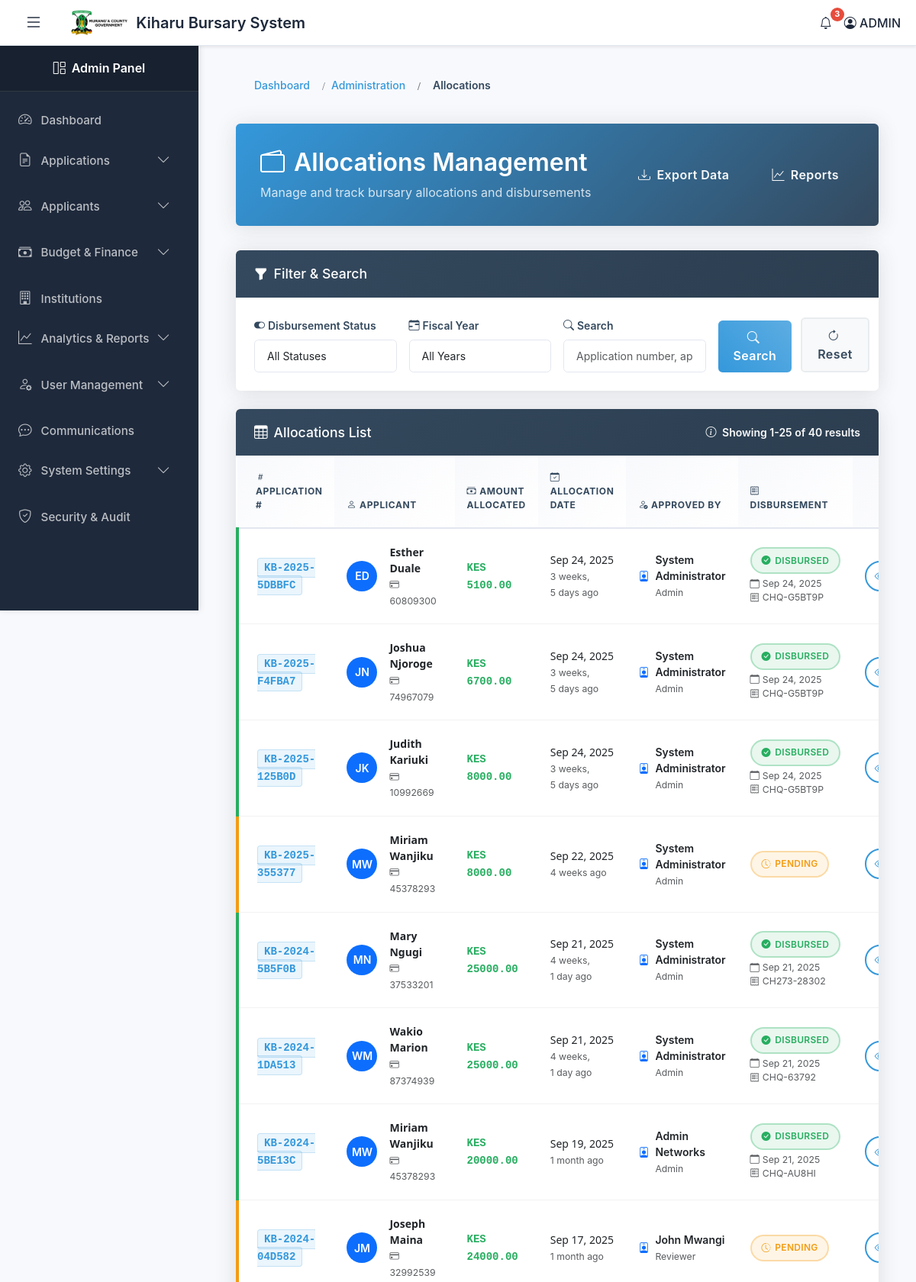
Page /allocations/ (signed in, upper part) on the committed database.
### kiharu_system/models.py (models this page shows, shortened)
class Allocation(models.Model):
    application = models.OneToOneField(Application, on_delete=models.CASCADE, related_name='allocation')
    amount_allocated = models.DecimalField(max_digits=10, decimal_places=2)
    allocation_date = models.DateField(auto_now_add=True)
    approved_by = models.ForeignKey(User, on_delete=models.SET_NULL, null=True, related_name='approvals')
    cheque_number = models.CharField(max_length=50, blank=True, null=True)
    is_disbursed = models.BooleanField(default=False)
    disbursement_date = models.DateField(blank=True, null=True)
    disbursed_by = models.ForeignKey(User, on_delete=models.SET_NULL, null=True, related_name='disbursements')
    remarks = models.TextField(blank=True, null=True)

class Application(models.Model):
    APPLICATION_STATUS = (
        ('draft', 'Draft'),
        ('submitted', 'Submitted'),
        ('under_review', 'Under Review'),
        ('approved', 'Approved'),
        ('rejected', 'Rejected'),
        ('disbursed', 'Disbursed'),
    )
    application_number = models.CharField(max_length=20, unique=True, editable=False)
    applicant = models.ForeignKey(Applicant, on_delete=models.CASCADE, related_name='applications')
    fiscal_year = models.ForeignKey(FiscalYear, on_delete=models.CASCADE)
    bursary_category = models.ForeignKey(BursaryCategory, on_delete=models.CASCADE)
    institution = models.ForeignKey(Institution, on_delete=models.CASCADE)
    status = models.CharField(max_length=20, choices=APPLICATION_STATUS, default='draft')
    admission_number = models.CharField(max_length=100)
    year_of_study = models.PositiveIntegerField()
    course_name = models.CharField(max_length=200, blank=True, null=True)  # For college/university
    expected_completion_date = models.DateField()
    total_fees_payable = models.DecimalField(max_digits=10, decimal_places=2)
    fees_paid = models.DecimalField(max_digits=10, decimal_places=2)
    fees_balance = models.DecimalField(max_digits=10, decimal_places=2)
    amount_requested = models.DecimalField(max_digits=10, decimal_places=2)
    other_bursaries = models.BooleanField(default=False)
    other_bursaries_amount = models.DecimalField(max_digits=10, decimal_places=2, default=0)
    other_bursaries_source = models.CharField(max_length=200, blank=True, null=True)
    is_orphan = models.BooleanField(default=False)
    is_disabled = models.BooleanField(default=False)
    has_chronic_illness = models.BooleanField(default=False)
    chronic_illness_description = models.TextField(blank=True, null=True)
    date_submitted = models.DateTimeField(auto_now_add=True)
    last_updated = models.DateTimeField(auto_now=True)
    previous_allocation = models.BooleanField(default=False)
    previous_allocation_year = models.CharField(max_length=20, blank=True, null=True)
    previous_allocation_amount = models.DecimalField(max_digits=10, decimal_places=2, default=0)

class Applicant(models.Model):
    GENDER_CHOICES = (
        ('M', 'Male'),
        ('F', 'Female'),
    )
    user = models.OneToOneField(User, on_delete=models.CASCADE, related_name='applicant_profile')
    gender = models.CharField(max_length=1, choices=GENDER_CHOICES)
    date_of_birth = models.DateField()
    id_number = models.CharField(max_length=20, unique=True)
    ward = models.ForeignKey(Ward, on_delete=models.SET_NULL, null=True, related_name='residents')
    location = models.ForeignKey(Location, on_delete=models.SET_NULL, null=True)
    sublocation = models.ForeignKey(SubLocation, on_delete=models.SET_NULL, null=True)
    village = models.ForeignKey(Village, on_delete=models.SET_NULL, null=True)
    physical_address = models.TextField()
    postal_address = models.CharField(max_length=100, blank=True, null=True)
    special_needs = models.BooleanField(default=False)
    special_needs_description = models.TextField(blank=True, null=True)
    profile_picture = models.ImageField(upload_to='profile_pics/', default='profile_pics/default.png', blank=True,null=True)

class User(AbstractUser):
    USER_TYPES = (
        ('applicant', 'Applicant'),
        ('admin', 'Administrator'),
        ('reviewer', 'Application Reviewer'),
        ('finance', 'Finance Officer'),
    )
    user_type = models.CharField(max_length=20, choices=USER_TYPES, default='applicant')
    id_number = models.CharField(max_length=20, unique=True, null=True, blank=True)
    phone_regex = RegexValidator(
        regex=r'^\+254\d{9}$',
        message="Phone number must be entered in the format: '+254XXXXXXXXX'. Exactly 12 digits including country code."
    )
    phone_number = models.CharField(validators=[phone_regex], max_length=17, blank=True)

### kiharu_system/views.py (the view)
# urls.py: path('allocations/', views.allocation_list, name='allocation_list'),
@login_required
@user_passes_test(is_admin)
def allocation_list(request):
    allocations = Allocation.objects.all()\
    .select_related('application__applicant__user', 'approved_by')\
    .order_by('-allocation_date')
    disbursed = request.GET.get('disbursed')
    if disbursed == 'true':
        allocations = allocations.filter(is_disbursed=True)
    elif disbursed == 'false':
        allocations = allocations.filter(is_disbursed=False)
    paginator = Paginator(allocations, 25)
    page_number = request.GET.get('page')
    page_obj = paginator.get_page(page_number)
    context = {
        'page_obj': page_obj,
        'current_disbursed': disbursed,
    }
    return render(request, 'admin/allocation_list.html', context)

### templates/admin/allocation_list.html (shortened to what this page needs)
{% extends 'admin_base.html' %}
{% load static %}
{% block content %}
<link rel="stylesheet" href="{% static 'css/admin/allocation_list.css' %}">
<div class="container-fluid px-4">
    <div class="breadcrumb-container">
        <nav aria-label="breadcrumb">
            <ol class="breadcrumb">
                <li class="breadcrumb-item">
                    <a href="{% url 'admin_dashboard' %}">
                        Dashboard
                    </a>
                </li>
                <li class="breadcrumb-item">
                    <a href="#">
                        Administration
                    </a>
                </li>
                <li class="breadcrumb-item active" aria-current="page">
                    Allocations
                </li>
            </ol>
        </nav>
    </div>
    <div class="page-header">
        <div class="d-flex justify-content-between align-items-center">
            <div>
                <h2>
                    <i class="bi bi-wallet2"></i>
                    Allocations Management
                </h2>
                <p class="page-subtitle">
                    Manage and track bursary allocations and disbursements
                </p>
            </div>
            <div class="d-flex gap-3">
                <button class="btn btn-outline-light" onclick="exportData()">
                    <i class="bi bi-download me-2"></i>Export Data
                </button>
                <a href="#" class="btn btn-outline-light">
                    <i class="bi bi-graph-up me-2"></i>Reports
                </a>
            </div>
        </div>
    </div>
    <div class="card mb-4">
        <div class="card-header">
            <h5 class="card-title">
                <i class="bi bi-funnel-fill"></i>Filter & Search
            </h5>
        </div>
        <div class="card-body">
            <form method="get" class="row g-3 align-items-end">
                <div class="col-md-3">
                    <label for="disbursed" class="form-label">
                        <i class="bi bi-toggle-on me-1"></i>Disbursement Status
                    </label>
                    <select class="form-select" name="disbursed" id="disbursed">
                        <option value="">All Statuses</option>
                    </select>
                </div>
                <div class="col-md-3">
                    <label for="fiscal_year" class="form-label">
                        <i class="bi bi-calendar-range me-1"></i>Fiscal Year
                    </label>
                    <select class="form-select" name="fiscal_year" id="fiscal_year">
                        <option value="">All Years</option>
                    </select>
                </div>
                <div class="col-md-3">
                    <label for="search" class="form-label">
                        <i class="bi bi-search me-1"></i>Search
                    </label>
                    <input type="text" class="form-control" name="search" id="search"
                           placeholder="Application number, applicant name..."
                           value="{{ request.GET.search }}">
                </div>
                <div class="col-md-3">
                    <div class="filter-actions">
                        <button type="submit" class="btn btn-primary">
                            <i class="bi bi-search me-1"></i>Search
                        </button>
                        <a href="{% url 'allocation_list' %}" class="btn btn-light">
                            <i class="bi bi-arrow-clockwise me-1"></i>Reset
                        </a>
                    </div>
                </div>
            </form>
        </div>
    </div>
    <div class="card">
        <div class="card-header">
            <div class="d-flex justify-content-between align-items-center">
                <h5 class="card-title">
                    <i class="bi bi-table"></i>Allocations List
                </h5>
                <div class="d-flex align-items-center gap-3">
                    <small class="text-light">
                        <i class="bi bi-info-circle me-1"></i>
                        Showing {{ page_obj.start_index|default:0 }}-{{ page_obj.end_index|default:0 }} of {{ page_obj.paginator.count|default:0 }} results
                    </small>
                </div>
            </div>
        </div>
        <div class="card-body p-0">
            <div class="table-container">
                <div class="table-responsive">
                    <table class="table table-hover mb-0">
                        <thead>
                            <tr>
                                <th class="ps-4">
                                    <i class="bi bi-hash me-1"></i>Application #
                                </th>
                                <th>
                                    <i class="bi bi-person me-1"></i>Applicant
                                </th>
                                <th>
                                    <i class="bi bi-cash-stack me-1"></i>Amount Allocated
                                </th>
                                <th>
                                    <i class="bi bi-calendar-check me-1"></i>Allocation Date
                                </th>
                                <th>
                                    <i class="bi bi-person-check me-1"></i>Approved By
                                </th>
                                <th>
                                    <i class="bi bi-receipt me-1"></i>Disbursement
                                </th>
                                <th class="text-end pe-4">
                                </th>
                            </tr>
                        </thead>
                        <tbody>
                            {% for allocation in page_obj %}
                            <tr class="border-indicator {% if allocation.is_disbursed %}border-success{% else %}border-warning{% endif %}">
                                <td class="ps-4">
                                    <span class="app-number">{{ allocation.application.application_number }}</span>
                                </td>
                                <td>
                                    <div class="d-flex align-items-center">
                                        <div class="me-3">
                                            <div class="bg-primary text-white rounded-circle d-flex align-items-center justify-content-center"
                                                 style="width: 2.5rem; height: 2.5rem; font-weight: 600; font-size: 0.875rem;">
                                                {{ allocation.application.applicant.user.first_name.0 }}{{ allocation.application.applicant.user.last_name.0 }}
                                            </div>
                                        </div>
                                        <div>
                                            <div class="fw-semibold text-professional">
                                                {{ allocation.application.applicant.user.first_name }} {{ allocation.application.applicant.user.last_name }}
                                            </div>
                                            <small class="text-muted">
                                                <i class="bi bi-credit-card me-1"></i>{{ allocation.application.applicant.id_number }}
                                            </small>
                                        </div>
                                    </div>
                                </td>
                                <td>
                                    <span class="amount">KES {{ allocation.amount_allocated|floatformat:2 }}</span>
                                </td>
                                <td>
                                    <div class="text-professional">
                                        {{ allocation.allocation_date|date:"M d, Y" }}
                                    </div>
                                    <small class="text-muted">{{ allocation.allocation_date|timesince }} ago</small>
                                </td>
                                <td>
                                    <div class="d-flex align-items-center">
                                        <i class="bi bi-person-badge me-2 text-primary"></i>
                                        <div>
                                            <div class="fw-semibold">{{ allocation.approved_by.first_name }} {{ allocation.approved_by.last_name }}</div>
                                            <small class="text-muted">{{ allocation.approved_by.user_type|capfirst }}</small>
                                        </div>
                                    </div>
                                </td>
                                <td>
                                    {% if allocation.is_disbursed %}
                                        <div class="mb-1">
                                            <span class="status-badge status-disbursed">
                                                <i class="bi bi-check-circle-fill"></i>Disbursed
                                            </span>
                                        </div>
                                        <small class="text-muted d-block">
                                            <i class="bi bi-calendar me-1"></i>{{ allocation.disbursement_date|date:"M d, Y" }}
                                        </small>
                                        {% if allocation.cheque_number %}
                                        <small class="text-muted d-block">
                                            <i class="bi bi-receipt me-1"></i>{{ allocation.cheque_number }}
                                        </small>
                                        {% endif %}
                                    {% else %}
                                        <span class="status-badge status-pending">
                                            <i class="bi bi-clock-history"></i>Pending
                                        </span>
                                    {% endif %}
                                </td>
                                <td class="text-end pe-4">
                                    <div class="action-buttons">
                                        <a href="{% url 'application_detail' allocation.application.id %}"
                                           class="btn btn-outline-primary btn-action"
                                           title="View Details"
                                           data-bs-toggle="tooltip">
                                            <i class="bi bi-eye"></i>
                                        </a>
                                    </div>
                                </td>
                            </tr>
                            {% endfor %}
                        </tbody>
                    </table>
                </div>
            </div>
        </div>
    </div>
</div>
{% endblock %}

### rows in the picture
Allocation: application.application_number "KB-2025-5DBBFC", application.applicant.user.first_name.0 "E", application.applicant.user.last_name.0 "D", application.applicant.user.first_name "Esther", application.applicant.user.last_name "Duale", application.applicant.id_number "60809300", amount_allocated "5100.00", allocation_date "Sep 24, 2025", allocation_date "3 weeks, 5 days", approved_by.first_name "System", approved_by.last_name "Administrator", approved_by.user_type "Admin", disbursement_date "Sep 24, 2025", cheque_number "CHQ-G5BT9P"
Allocation: application.application_number "KB-2025-F4FBA7", application.applicant.user.first_name.0 "J", application.applicant.user.last_name.0 "N", application.applicant.user.first_name "Joshua", application.applicant.user.last_name "Njoroge", application.applicant.id_number "74967079", amount_allocated "6700.00", allocation_date "Sep 24, 2025", allocation_date "3 weeks, 5 days", approved_by.first_name "System", approved_by.last_name "Administrator", approved_by.user_type "Admin", disbursement_date "Sep 24, 2025", cheque_number "CHQ-G5BT9P"
Allocation: application.application_number "KB-2025-125B0D", application.applicant.user.first_name.0 "J", application.applicant.user.last_name.0 "K", application.applicant.user.first_name "Judith", application.applicant.user.last_name "Kariuki", application.applicant.id_number "10992669", amount_allocated "8000.00", allocation_date "Sep 24, 2025", allocation_date "3 weeks, 5 days", approved_by.first_name "System", approved_by.last_name "Administrator", approved_by.user_type "Admin", disbursement_date "Sep 24, 2025", cheque_number "CHQ-G5BT9P"
Allocation: application.application_number "KB-2025-355377", application.applicant.user.first_name.0 "M", application.applicant.user.last_name.0 "W", application.applicant.user.first_name "Miriam", application.applicant.user.last_name "Wanjiku", application.applicant.id_number "45378293", amount_allocated "8000.00", allocation_date "Sep 22, 2025", allocation_date "4 weeks", approved_by.first_name "System", approved_by.last_name "Administrator", approved_by.user_type "Admin", is_disbursed False (drawn)
Allocation: application.application_number "KB-2024-5B5F0B", application.applicant.user.first_name.0 "M", application.applicant.user.last_name.0 "N", application.applicant.user.first_name "Mary", application.applicant.user.last_name "Ngugi", application.applicant.id_number "37533201", amount_allocated "25000.00", allocation_date "Sep 21, 2025", allocation_date "4 weeks, 1 day", approved_by.first_name "System", approved_by.last_name "Administrator", approved_by.user_type "Admin", disbursement_date "Sep 21, 2025", cheque_number "CH273-28302"
Allocation: application.application_number "KB-2024-1DA513", application.applicant.user.first_name.0 "W", application.applicant.user.last_name.0 "M", application.applicant.user.first_name "Wakio", application.applicant.user.last_name "Marion", application.applicant.id_number "87374939", amount_allocated "25000.00", allocation_date "Sep 21, 2025", allocation_date "4 weeks, 1 day", approved_by.first_name "System", approved_by.last_name "Administrator", approved_by.user_type "Admin", disbursement_date "Sep 21, 2025", cheque_number "CHQ-63792"
Allocation: application.application_number "KB-2024-5BE13C", application.applicant.user.first_name.0 "M", application.applicant.user.last_name.0 "W", application.applicant.user.first_name "Miriam", application.applicant.user.last_name "Wanjiku", application.applicant.id_number "45378293", amount_allocated "20000.00", allocation_date "Sep 19, 2025", allocation_date "1 month", approved_by.first_name "Admin", approved_by.last_name "Networks", approved_by.user_type "Admin", disbursement_date "Sep 21, 2025", cheque_number "CHQ-AU8HI"
Allocation: application.application_number "KB-2024-04D582", application.applicant.user.first_name.0 "J", application.applicant.user.last_name.0 "M", application.applicant.user.first_name "Joseph", application.applicant.user.last_name "Maina", application.applicant.id_number "32992539", amount_allocated "24000.00", allocation_date "Sep 17, 2025", allocation_date "1 month", approved_by.first_name "John", approved_by.last_name "Mwangi", approved_by.user_type "Reviewer", is_disbursed False (drawn)

### other values in the picture
{{ page_obj.start_index|default:0 }} "1"
{{ page_obj.end_index|default:0 }} "25"
{{ page_obj.paginator.count|default:0 }} "40"
